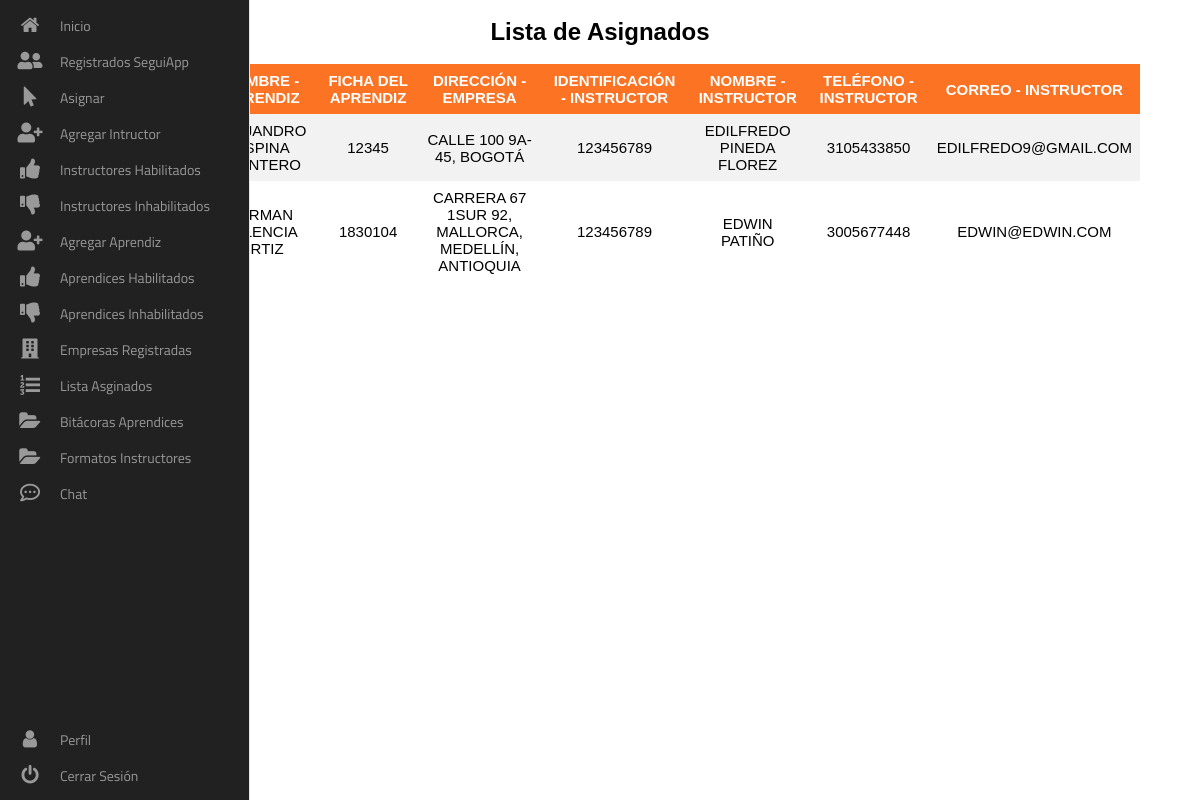
Page /views/administrador/asignados (signed in) on the committed database.
### tables this page shows
CREATE TABLE IF NOT EXISTS `tbl_asignar_aprendiz` (
  `id_asignar` int(11) NOT NULL AUTO_INCREMENT,
  `id_aprendiz` varchar(10) NOT NULL,
  `nombre_aprendiz` varchar(50) NOT NULL,
  `apellidos_aprendiz` varchar(40) NOT NULL,
  `ficha_aprendiz` int(10) NOT NULL,
  `direccion_empresa_aprendiz` varchar(50) NOT NULL,
  `id_instructor` varchar(10) NOT NULL,
  `nombre_instructor` varchar(20) NOT NULL,
  `apellidos_instructor` varchar(40) NOT NULL,
  `telefono_instructor` varchar(15) NOT NULL,
  `correo_instructor` varchar(70) NOT NULL,
  `identificacion` varchar(10) NOT NULL,
  PRIMARY KEY (`id_asignar`),
  UNIQUE KEY `correo_instructor` (`correo_instructor`),
  UNIQUE KEY `id_instructor_2` (`correo_instructor`),
  KEY `identificacion` (`identificacion`)
);

### views/administrador/asignados.php (the view, shortened to what this page needs)
<?php
    $id = $_SESSION['admin'];
    if(!isset($id)){
        header("location:../../");
    } else {
?>
    <!DOCTYPE html>
    <html lang="es">
    <head>
        <link rel="stylesheet" href="../../assets/icons/css/all.min.css" />
        <link rel="stylesheet" href="./css/styles.css" />
        <link rel="stylesheet" href="./css/archivos.css" />
    </head>
    <body>
        <?php require_once ('./header/header.php'); ?>
        <br />
            <center>
            <h2>Lista de Asignados</h2> <br />
                <table class="table">
                    <tr>
                        <th>Identificación - Aprendiz</th>
                        <th>Nombre - Aprendiz</th>
                        <th>Ficha del Aprendiz</th>
                        <th>Dirección - Empresa</th>
                        <th>Identificación - Instructor</th>
                        <th>Nombre - Instructor</th>
                        <th>Teléfono - Instructor</th>
                        <th>Correo - Instructor</th>
                    </tr>
                    <tr>
                    <?php
                     include '../../database/conexion.php';
                        $sql = "SELECT * FROM tbl_asignar_aprendiz ORDER BY id_asignar DESC";
                        $resultado = mysqli_query($conexion, $sql);
                        while ($fila = mysqli_fetch_assoc($resultado)) {
                        ?>
                        <td><?=$fila['id_aprendiz']?></td>
                        <td><?=$fila['nombre_aprendiz']?> <?=$fila['apellidos_aprendiz']?></td>
                        <td><?=$fila['ficha_aprendiz']?></td>
                        <td><?=$fila['direccion_empresa_aprendiz']?></td>
                        <td><?=$fila['id_instructor']?></td>
                        <td><?=$fila['nombre_instructor']?> <?=$fila['apellidos_instructor']?></td>
                        <td><?=$fila['telefono_instructor']?></td>
                        <td><?=$fila['correo_instructor']?></td>
                    </tr>
                    <?php } ?>
                </table>
            </center>
        <?php
            }
        ?>
    </body>
    </html>

### views/administrador/css/styles.css (style rules this page uses)
* { margin: 0; padding: 0; box-sizing: border-box; font-family: sans-serif; }

### views/administrador/css/archivos.css (style rules this page uses)
table { text-align: center; border-collapse: collapse; width: 90%; padding: 50px; text-transform: uppercase; font-size: 15px; }
th, td { text-align: center; padding: 8px; }
tr:nth-child(even) { background-color: #f2f2f2 }
th { background-color: #FC7323; color: white; }

### rows in the picture
tbl_asignar_aprendiz: nombre_aprendiz "ALEJANDRO", apellidos_aprendiz "OSPINA QUINTERO", ficha_aprendiz "12345", direccion_empresa_aprendiz "CALLE 100 9A-45, BOGOTÁ", id_instructor "123456789", nombre_instructor "EDILFREDO", apellidos_instructor "PINEDA FLOREZ", telefono_instructor "3105433850", correo_instructor "EDILFREDO9@GMAIL.COM"
tbl_asignar_aprendiz: nombre_aprendiz "JORMAN", apellidos_aprendiz "VALENCIA ORTIZ", ficha_aprendiz "1830104", direccion_empresa_aprendiz "CARRERA 67 1SUR 92, MALLORCA, MEDELLÍN, ANTIOQUIA", id_instructor "123456789", nombre_instructor "EDWIN", apellidos_instructor "PATIÑO", telefono_instructor "3005677448", correo_instructor "EDWIN@EDWIN.COM"
